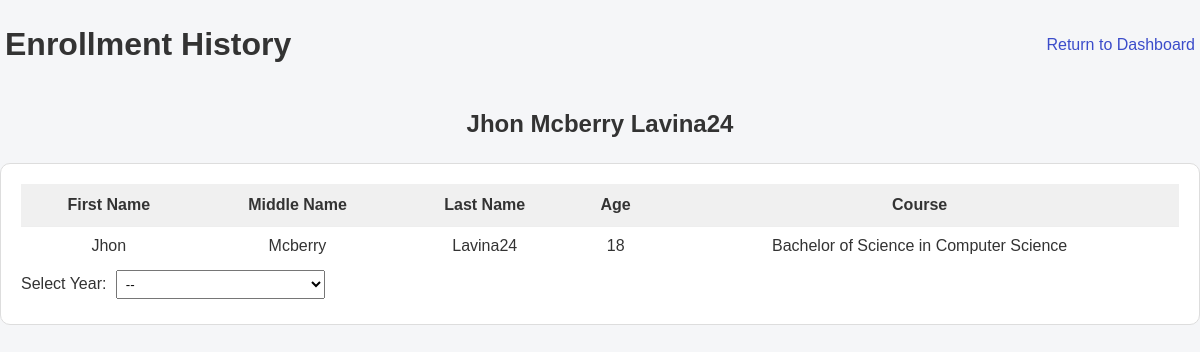
The page /public/students/student_history.php?studentID=1 (signed in) on the database its author committed.
### tables this page shows
CREATE TABLE students (
    studentID int auto_increment primary key,
    lastname varchar(30) not null,
    firstname varchar(30) not null,
    middlename varchar(30),
    age tinyint unsigned not null
);

CREATE TABLE course (
    courseID int auto_increment primary key,
    courseName varchar(10) not null unique,
    courseDesc varchar(255) not null
);

### models/Student.php (called while the page is built, shortened)
<?php
class Student {
    public static function getStudentInfo($conn, $studentID) {
        $sql = "SELECT st.firstname, st.lastname, st.middlename, co.courseDesc, st.age
                FROM student_programs sp
                JOIN students st ON sp.student_id = st.studentID
                JOIN course co ON sp.courseID = co.courseID
                WHERE sp.student_id=?";
        $stmt = $conn->prepare($sql);
        $stmt->bind_param("i", $studentID);
        $stmt->execute();
        $res = $stmt->get_result();
        return $res && $res->num_rows > 0 ? $res->fetch_assoc() : null;
    }
}

### controllers/StudentController.php (called while the page is built, shortened)
<?php
require_once __DIR__ . "/../config/database.php";
require_once __DIR__ . "/../models/Student.php";
class StudentController {
    public static function getStudentInfo($conn, $studentID) {
        return Student::getStudentInfo($conn, $studentID);
    }
}

### public/students/student_history.php (the view, shortened to what this page needs)
<?php
require_once __DIR__ . "/../../config/database.php";
require_once __DIR__ . "/../../controllers/StudentController.php";
$studentID = $_GET['studentID'] ?? null;
$student = StudentController::getStudentInfo($conn, $studentID);
$selectedEnrollmentID = $_GET['period'] ?? null;
?>
<!DOCTYPE html>
<html>
<head>
    <link rel="stylesheet" href="/enrollment_system/public/assets/css/style.css">
</head>
<body>
    <div style="display: flex; justify-content: space-between; align-items: center; padding: 5px;">
        <h1>Enrollment History</h1>
        <a href="/enrollment_system/public/index.php">Return to Dashboard</a>
    </div>
    <div class = "student-title">
        <h2><?= htmlspecialchars($student['firstname'] . ' ' . $student['middlename'] . ' ' . $student['lastname']) ?></h2>
    </div>
    <div class="student-info table-container">
        <table>
            <tr>
                <th>First Name</th>
                <th>Middle Name</th>
                <th>Last Name</th>
                <th>Age</th>
                <th>Course</th>
            </tr>
            <?php if ($student): ?>
            <tr>
                <td><?= htmlspecialchars($student['firstname']) ?></td>
                <td><?= htmlspecialchars($student['middlename']) ?></td>
                <td><?= htmlspecialchars($student['lastname']) ?></td>
                <td><?= htmlspecialchars($student['age'] ) ?></td>
                <td><?= htmlspecialchars($student['courseDesc']) ?></td>
            </tr>
            <?php else: ?>
            <tr>
                <td colspan="2">Student not found</td>
            </tr>
            <?php endif; ?>
        </table>
        <form method="GET" action="">
            <label for="period">Select Year:</label>
            <select name="period" id="period" style="padding:5px; margin:5px;" onchange="this.form.submit()">
                <option value="" <?= !$selectedEnrollmentID ? 'selected' : '' ?>>--</option>
            </select>
        </form>
    </div>
</body>
</html>

### public/assets/css/style.css (style rules this page uses)
body { margin: 0; padding: 0; font-family: Arial, sans-serif; background: #f5f6f8; color: #333; }
h2 { font-weight: 600; margin-bottom: 5px; }
.table-container { background: white; padding: 20px; border-radius: 10px; border: 1px solid #ddd; margin-top: 20px; }
.table-container table { width: 100%; border-collapse: collapse; }
.table-container th { background: #f0f0f0; padding: 12px; text-align: center; font-weight: 600; }
.table-container td { padding: 10px; border-top: 1px solid #eee; text-align: center; }
a { color: #3b4cca; text-decoration: none; }

### public/students/student_history.php (style rules this page uses)
.student-title { display: flex; justify-content: center; align-items: center; }

### rows shown on the page
students: firstname+middlename+lastname "Jhon Mcberry Lavina24", firstname "Jhon", middlename "Mcberry", lastname "Lavina24", age "18", course.courseDesc "Bachelor of Science in Computer Science"
